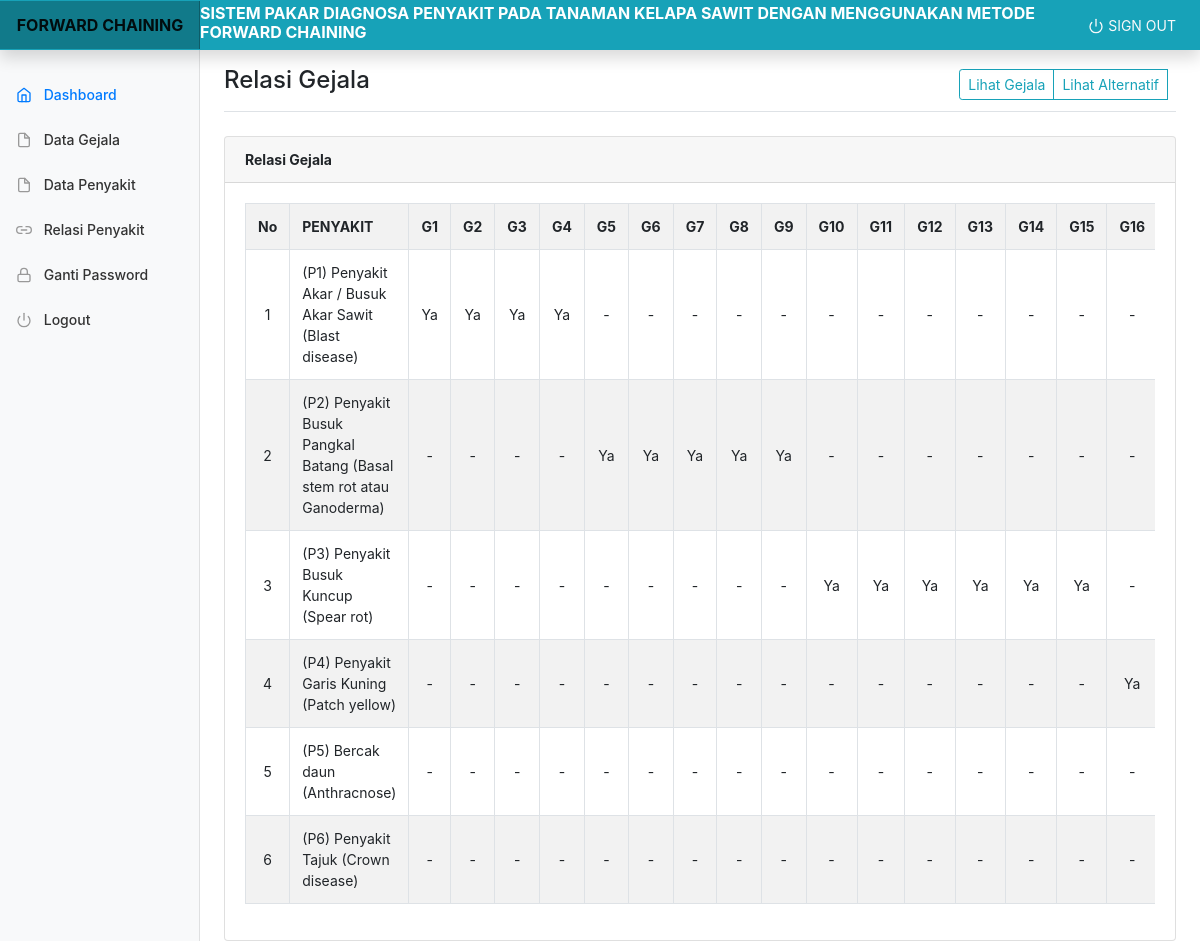
Page /admin/kecocokan.php (signed in) on the committed database.
### tables this page shows
CREATE TABLE `gejala` (
  `gej_id` int(11) NOT NULL,
  `gej_inisial` varchar(10) NOT NULL,
  `gej_nama` varchar(255) NOT NULL,
  `img_gejala` varchar(256) NOT NULL
);

CREATE TABLE `alternatif` (
  `alt_id` int(11) NOT NULL,
  `alt_inisial` varchar(255) NOT NULL,
  `alt_nama` varchar(255) NOT NULL,
  `alt_penyebab` text NOT NULL,
  `alt_solusi` text NOT NULL,
  `img_penyakit` varchar(256) NOT NULL
);

### admin/kecocokan.php (the view, shortened to what this page needs)
<?php include 'header.php'; ?>
<main role="main" class="col-md-9 ml-sm-auto col-lg-10 px-md-4">
  <div class="d-flex justify-content-between flex-wrap flex-md-nowrap align-items-center pt-3 pb-2 mb-3 border-bottom">
    <h1 class="h4">Relasi Gejala</h1>
    <div class="btn-toolbar mb-2 mb-md-0">
      <div class="btn-group mr-2">
        <button type="button" class="btn btn-sm btn-outline-info" data-toggle="modal" data-target="#modalKriteria">
          Lihat Gejala
        </button>
        <button type="button" class="btn btn-sm btn-outline-info" data-toggle="modal" data-target="#modalAlternatif">
          Lihat Alternatif
        </button>
      </div>
    </div>
  </div>
  <div class="row mt-4">
    <div class="col-md-12">
      <div class="card">
        <div class="card-header">
          <span class="font-weight-bold">Relasi Gejala</span>
        </div>
        <div class="card-body">
          <div class="table-responsive">
            <table class="table table-bordered table-hover table-striped">
              <tr>
                <th width="1%" class="text-center">No</th>
                <th>PENYAKIT</th>
                <?php
                $kriteria = mysqli_query($koneksi, "select * from gejala");
                while($k=mysqli_fetch_array($kriteria)){
                  ?>
                  <th width="1%" class="text-center"><?php echo $k['gej_inisial'] ?></th>
                  <?php
                }
                ?>
              </tr>
              <?php
              $no = 1;
              $alternatif = mysqli_query($koneksi, "select * from alternatif");
              while($ker=mysqli_fetch_array($alternatif)){
                $a=$ker['alt_id'];
                ?>
                <tr>
                  <td class="text-center"><?php echo $no++ ?></td>
                  <td>(<?php echo $ker['alt_inisial'] ?>) <?php echo $ker['alt_nama'] ?></td>
                  <?php
                  $g = mysqli_query($koneksi, "select * from gejala");
                  while($ge=mysqli_fetch_array($g)){
                    $b = $ge['gej_id'];
                    ?>
                    <td style="width: 1%" class="text-center">
                      <?php
                      $kecocokan = mysqli_query($koneksi, "select * from kecocokan where kecocokan.kec_alternatif='$a' and kecocokan.kec_gejala='$b'");
                      $ke = mysqli_fetch_array($kecocokan);
                      if($ke['kec_nilai'] == "1"){
                        echo "Ya";
                      }else{
                        echo "-";
                      }
                      ?>
                    </td>
                  <?php } ?>
                </tr>
              <?php } ?>
            </table>
          </div>
        </div>
      </div>
    </div>
  </div>
</main>
<?php include 'footer.php'; ?>

### assets/css/dashboard.css (style rules this page uses)
body { font-size: .875rem; }

### rows in the picture
gejala: gej_inisial "G1", shows "Ya"
gejala: gej_inisial "G2", shows "Ya"
gejala: gej_inisial "G3", shows "Ya"
gejala: gej_inisial "G4", shows "Ya"
gejala: gej_inisial "G5", shows "Ya"
gejala: gej_inisial "G6", shows "Ya"
gejala: gej_inisial "G7", shows "Ya"
gejala: gej_inisial "G8", shows "Ya"
gejala: gej_inisial "G9", shows "Ya"
gejala: gej_inisial "G10", shows "Ya"
gejala: gej_inisial "G11", shows "Ya"
gejala: gej_inisial "G12", shows "Ya"
gejala: gej_inisial "G13", shows "Ya"
gejala: gej_inisial "G14", shows "Ya"
gejala: gej_inisial "G15", shows "Ya"
gejala: gej_inisial "G16", shows "Ya"
alternatif: alt_inisial "P1", alt_nama "Penyakit Akar / Busuk Akar Sawit (Blast disease)"
alternatif: alt_inisial "P2", alt_nama "Penyakit Busuk Pangkal Batang (Basal stem rot atau Ganoderma)"
alternatif: alt_inisial "P3", alt_nama "Penyakit Busuk Kuncup (Spear rot)"
alternatif: alt_inisial "P4", alt_nama "Penyakit Garis Kuning (Patch yellow)"
alternatif: alt_inisial "P5", alt_nama "Bercak daun (Anthracnose)"
alternatif: alt_inisial "P6", alt_nama "Penyakit Tajuk (Crown disease)"
